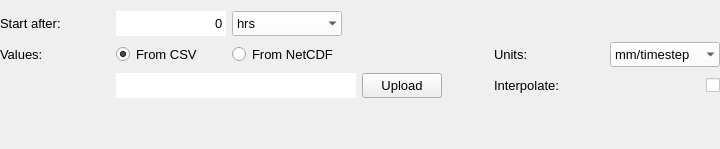
    <widget class="QWidget" name="widget_custom" native="true">
     <property name="sizePolicy">
      <sizepolicy hsizetype="Expanding" vsizetype="Expanding">
       <horstretch>0</horstretch>
       <verstretch>0</verstretch>
      </sizepolicy>
     </property>
     <property name="minimumSize">
      <size>
       <width>700</width>
       <height>0</height>
      </size>
     </property>
     <property name="maximumSize">
      <size>
       <width>16777215</width>
       <height>16777215</height>
      </size>
     </property>
     <property name="font">
      <font>
       <family>Segoe UI</family>
      </font>
     </property>
     <layout class="QGridLayout" name="gridLayout_3">
      <property name="leftMargin">
       <number>0</number>
      </property>
      <property name="rightMargin">
       <number>0</number>
      </property>
      <item row="3" column="2">
       <widget class="QRadioButton" name="rb_from_netcdf">
        <property name="sizePolicy">
         <sizepolicy hsizetype="Minimum" vsizetype="Preferred">
          <horstretch>0</horstretch>
          <verstretch>0</verstretch>
         </sizepolicy>
        </property>
        <property name="minimumSize">
         <size>
          <width>110</width>
          <height>20</height>
         </size>
        </property>
        <property name="maximumSize">
         <size>
          <width>16777215</width>
          <height>16777215</height>
         </size>
        </property>
        <property name="font">
         <font>
          <family>Segoe UI</family>
          <pointsize>10</pointsize>
         </font>
        </property>
        <property name="layoutDirection">
         <enum>Qt::LeftToRight</enum>
        </property>
        <property name="text">
         <string>From NetCDF</string>
        </property>
       </widget>
      </item>
      <item row="3" column="8">
       <widget class="QComboBox" name="cbo_units">
        <property name="sizePolicy">
         <sizepolicy hsizetype="Preferred" vsizetype="Preferred">
          <horstretch>0</horstretch>
          <verstretch>0</verstretch>
         </sizepolicy>
        </property>
        <property name="minimumSize">
         <size>
          <width>110</width>
          <height>25</height>
         </size>
        </property>
        <property name="maximumSize">
         <size>
          <width>16777215</width>
          <height>16777215</height>
         </size>
        </property>
        <property name="font">
         <font>
          <family>Segoe UI</family>
          <pointsize>10</pointsize>
         </font>
        </property>
        <property name="styleSheet">
         <string notr="true">QComboBox {background-color:white; selection-background-color: lightgray;}</string>
        </property>
        <property name="frame">
         <bool>false</bool>
        </property>
        <item>
         <property name="text">
          <string>mm/timestep</string>
         </property>
        </item>
        <item>
         <property name="text">
          <string>mm/h</string>
         </property>
        </item>
       </widget>
      </item>
      <item row="4" column="8">
       <widget class="QCheckBox" name="cb_interpolate_rain">
        <property name="sizePolicy">
         <sizepolicy hsizetype="Minimum" vsizetype="Minimum">
          <horstretch>0</horstretch>
          <verstretch>0</verstretch>
         </sizepolicy>
        </property>
        <property name="minimumSize">
         <size>
          <width>14</width>
          <height>14</height>
         </size>
        </property>
        <property name="maximumSize">
         <size>
          <width>14</width>
          <height>14</height>
         </size>
        </property>
        <property name="font">
         <font>
          <family>Segoe UI</family>
          <pointsize>10</pointsize>
         </font>
        </property>
        <property name="layoutDirection">
         <enum>Qt::RightToLeft</enum>
        </property>
        <property name="styleSheet">
         <string notr="true">QCheckBox{background-color: white;}</string>
        </property>
        <property name="text">
         <string/>
        </property>
        <property name="checked">
         <bool>false</bool>
        </property>
       </widget>
      </item>
      <item row="4" column="4">
       <widget class="QPushButton" name="pb_upload_rain">
        <property name="sizePolicy">
         <sizepolicy hsizetype="Minimum" vsizetype="Preferred">
          <horstretch>0</horstretch>
          <verstretch>0</verstretch>
         </sizepolicy>
        </property>
        <property name="minimumSize">
         <size>
          <width>80</width>
          <height>25</height>
         </size>
        </property>
        <property name="maximumSize">
         <size>
          <width>16777215</width>
          <height>16777215</height>
         </size>
        </property>
        <property name="font">
         <font>
          <family>Segoe UI</family>
          <pointsize>10</pointsize>
         </font>
        </property>
        <property name="text">
         <string>Upload</string>
        </property>
       </widget>
      </item>
      <item row="3" column="4" colspan="2">
       <spacer name="horizontalSpacer_9">
        <property name="orientation">
         <enum>Qt::Horizontal</enum>
        </property>
        <property name="sizeHint" stdset="0">
         <size>
          <width>40</width>
          <height>20</height>
         </size>
        </property>
       </spacer>
      </item>
      <item row="4" column="5">
       <spacer name="horizontalSpacer_10">
        <property name="orientation">
         <enum>Qt::Horizontal</enum>
        </property>
        <property name="sizeHint" stdset="0">
         <size>
          <width>40</width>
          <height>20</height>
         </size>
        </property>
       </spacer>
      </item>
      <item row="1" column="0">
       <widget class="QLabel" name="label_6">
        <property name="minimumSize">
         <size>
          <width>110</width>
          <height>20</height>
         </size>
        </property>
        <property name="maximumSize">
         <size>
          <width>16777215</width>
          <height>16777215</height>
         </size>
        </property>
        <property name="font">
         <font>
          <family>Segoe UI</family>
          <pointsize>10</pointsize>
         </font>
        </property>
        <property name="text">
         <string>Start after:</string>
        </property>
       </widget>
      </item>
      <item row="3" column="0">
       <widget class="QLabel" name="label_7">
        <property name="minimumSize">
         <size>
          <width>110</width>
          <height>20</height>
         </size>
        </property>
        <property name="maximumSize">
         <size>
          <width>16777215</width>
          <height>16777215</height>
         </size>
        </property>
        <property name="font">
         <font>
          <family>Segoe UI</family>
          <pointsize>10</pointsize>
         </font>
        </property>
        <property name="text">
         <string>Values:</string>
        </property>
       </widget>
      </item>
      <item row="1" column="6">
       <spacer name="horizontalSpacer_3">
        <property name="orientation">
         <enum>Qt::Horizontal</enum>
        </property>
        <property name="sizeHint" stdset="0">
         <size>
          <width>40</width>
          <height>20</height>
         </size>
        </property>
       </spacer>
      </item>
      <item row="3" column="1">
       <widget class="QRadioButton" name="rb_from_csv">
        <property name="sizePolicy">
         <sizepolicy hsizetype="Minimum" vsizetype="Preferred">
          <horstretch>0</horstretch>
          <verstretch>0</verstretch>
         </sizepolicy>
        </property>
        <property name="minimumSize">
         <size>
          <width>110</width>
          <height>20</height>
         </size>
        </property>
        <property name="maximumSize">
         <size>
          <width>16777215</width>
          <height>16777215</height>
         </size>
        </property>
        <property name="font">
         <font>
          <family>Segoe UI</family>
          <pointsize>10</pointsize>
         </font>
        </property>
        <property name="layoutDirection">
         <enum>Qt::LeftToRight</enum>
        </property>
        <property name="text">
         <string>From CSV</string>
        </property>
        <property name="checked">
         <bool>true</bool>
        </property>
       </widget>
      </item>
      <item row="4" column="6">
       <widget class="QLabel" name="label_interpolate">
        <property name="sizePolicy">
         <sizepolicy hsizetype="Expanding" vsizetype="Preferred">
          <horstretch>0</horstretch>
          <verstretch>0</verstretch>
         </sizepolicy>
        </property>
        <property name="minimumSize">
         <size>
          <width>110</width>
          <height>20</height>
         </size>
        </property>
        <property name="maximumSize">
         <size>
          <width>16777215</width>
          <height>16777215</height>
         </size>
        </property>
        <property name="font">
         <font>
          <family>Segoe UI</family>
          <pointsize>10</pointsize>
         </font>
        </property>
        <property name="text">
         <string>Interpolate:</string>
        </property>
       </widget>
      </item>
      <item row="3" column="6">
       <widget class="QLabel" name="label_12">
        <property name="minimumSize">
         <size>
          <width>110</width>
          <height>20</height>
         </size>
        </property>
        <property name="maximumSize">
         <size>
          <width>16777215</width>
          <height>16777215</height>
         </size>
        </property>
        <property name="font">
         <font>
          <family>Segoe UI</family>
          <pointsize>10</pointsize>
         </font>
        </property>
        <property name="text">
         <string>Units:</string>
        </property>
       </widget>
      </item>
      <item row="4" column="1" colspan="3">
       <widget class="QLineEdit" name="le_upload_rain">
        <property name="sizePolicy">
         <sizepolicy hsizetype="Expanding" vsizetype="Preferred">
          <horstretch>0</horstretch>
          <verstretch>0</verstretch>
         </sizepolicy>
        </property>
        <property name="minimumSize">
         <size>
          <width>240</width>
          <height>25</height>
         </size>
        </property>
        <property name="maximumSize">
         <size>
          <width>16777215</width>
          <height>16777215</height>
         </size>
        </property>
        <property name="font">
         <font>
          <family>Segoe UI</family>
          <pointsize>10</pointsize>
         </font>
        </property>
        <property name="styleSheet">
         <string notr="true">QLineEdit {background-color: white;}</string>
        </property>
        <property name="frame">
         <bool>false</bool>
        </property>
        <property name="readOnly">
         <bool>true</bool>
        </property>
       </widget>
      </item>
      <item row="1" column="1">
       <widget class="QSpinBox" name="sp_start_after_custom">
        <property name="sizePolicy">
         <sizepolicy hsizetype="Minimum" vsizetype="Preferred">
          <horstretch>0</horstretch>
          <verstretch>0</verstretch>
         </sizepolicy>
        </property>
        <property name="minimumSize">
         <size>
          <width>105</width>
          <height>25</height>
         </size>
        </property>
        <property name="maximumSize">
         <size>
          <width>16777215</width>
          <height>16777215</height>
         </size>
        </property>
        <property name="font">
         <font>
          <family>Segoe UI</family>
          <pointsize>10</pointsize>
         </font>
        </property>
        <property name="styleSheet">
         <string notr="true">QSpinBox {background-color: white;}</string>
        </property>
        <property name="frame">
         <bool>false</bool>
        </property>
        <property name="alignment">
         <set>Qt::AlignRight|Qt::AlignTrailing|Qt::AlignVCenter</set>
        </property>
        <property name="buttonSymbols">
         <enum>QAbstractSpinBox::NoButtons</enum>
        </property>
        <property name="maximum">
         <number>999999999</number>
        </property>
       </widget>
      </item>
      <item row="1" column="2">
       <widget class="QComboBox" name="start_after_custom_u">
        <property name="sizePolicy">
         <sizepolicy hsizetype="Minimum" vsizetype="Preferred">
          <horstretch>0</horstretch>
          <verstretch>0</verstretch>
         </sizepolicy>
        </property>
        <property name="minimumSize">
         <size>
          <width>55</width>
          <height>25</height>
         </size>
        </property>
        <property name="maximumSize">
         <size>
          <width>16777215</width>
          <height>16777215</height>
         </size>
        </property>
        <property name="font">
         <font>
          <family>Segoe UI</family>
          <pointsize>10</pointsize>
         </font>
        </property>
        <property name="styleSheet">
         <string notr="true">QComboBox {background-color:white; selection-background-color: lightgray;}</string>
        </property>
        <property name="frame">
         <bool>false</bool>
        </property>
        <item>
         <property name="text">
          <string>hrs</string>
         </property>
        </item>
        <item>
         <property name="text">
          <string>mins</string>
         </property>
        </item>
        <item>
         <property name="text">
          <string>s</string>
         </property>
        </item>
       </widget>
      </item>
      <item row="5" column="1">
       <spacer name="verticalSpacer_5">
        <property name="orientation">
         <enum>Qt::Vertical</enum>
        </property>
        <property name="sizeHint" stdset="0">
         <size>
          <width>20</width>
          <height>40</height>
         </size>
        </property>
       </spacer>
      </item>
     </layout>
    </widget>
